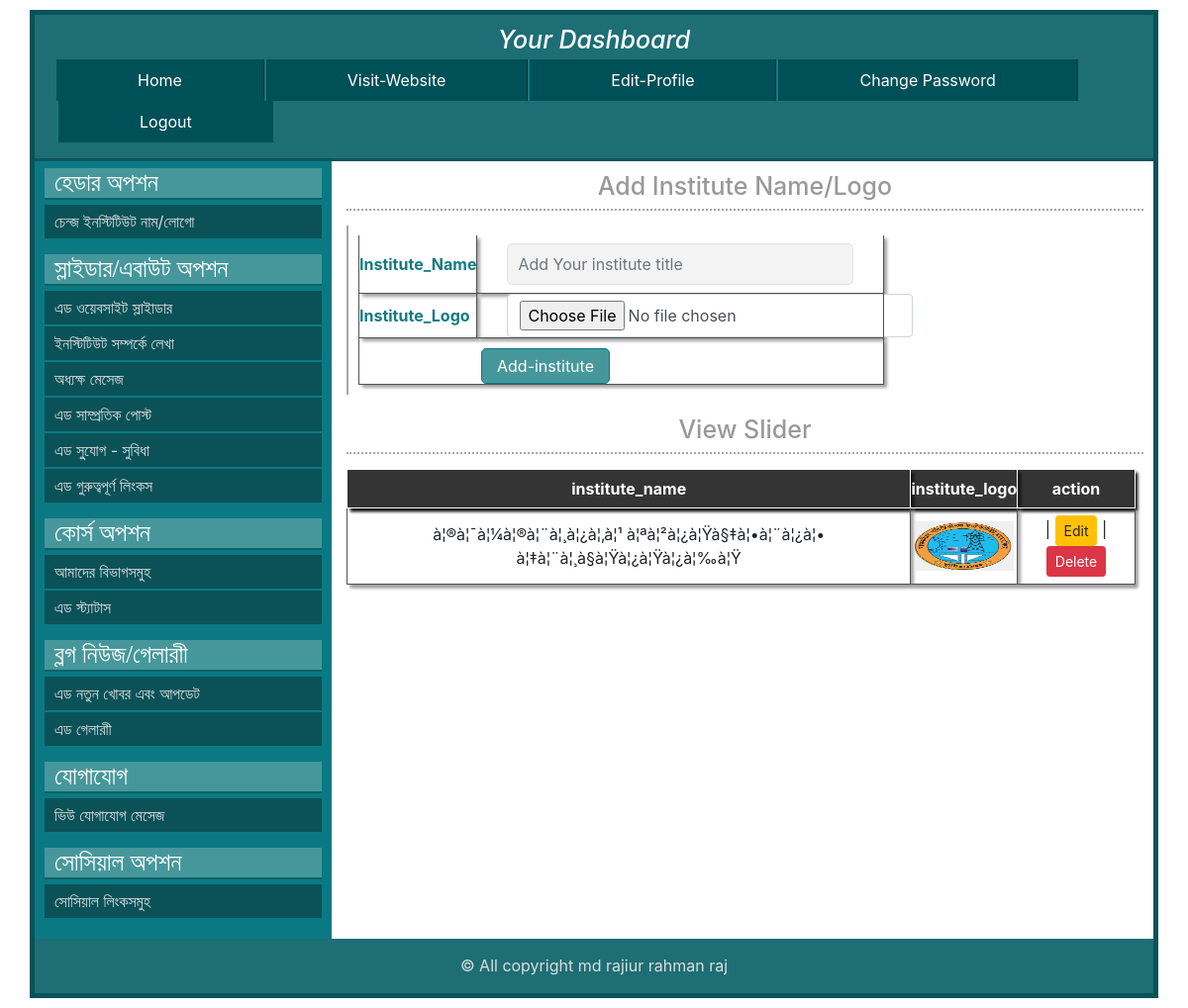
Page /backend/header.php on the committed database.
### tables this page shows
CREATE TABLE `institute` (
  `id` int(11) NOT NULL,
  `institute_name` varchar(100) NOT NULL,
  `institute_logo` varchar(100) NOT NULL DEFAULT 'default_institute_logo.jpg'
);

### backend/header.php (the view, shortened to what this page needs)
<?php  include 'dashboad_location/dashboard_header.php';
       include 'database/database.php';
?>
                <div class="content_right clear">
                    <div class="content">
                        <h2> Add Institute Name/Logo </h2>
                        <form action="institute_post.php" method="post" enctype="multipart/form-data">
                            <table class="table">
                                <tr>
                                    <td class="user_info">  Institute_Name </td>
                                    <td> <input type="text" name="institute_name" placeholder="Add Your institute title"  class="form-control">
                                     </td>
                                </tr>
                                    <td class="user_info">  Institute_Logo </td>
                                     <td> <input type="file" name="institute_Logo" class="form-control"  style="margin-left:30px;">
                                     </td>
                                <tr>
                                    <td colspan="2"> <input type="submit" value="Add-institute">
                                     </td>
                                </tr>
                            </table>
                        </form>
                         <h2>View Slider</h2>
                        <table class='update_table'>
                            <tr class="u_head">
                                <th>institute_name</th>
                                <th>institute_logo</th>
                                <th>action</th>
                            </tr>
                            <?php
                                $select_all = "SELECT * FROM  institute";
                                $select_query = mysqli_query($db, $select_all);
                                foreach($select_query as $value) {
                                   ?>
                                <tr>
                                    <td><?= $value['institute_name']; ?></td>
                                    <td>
                                         <img src="uploads/institute_logo/<?= $value['institute_logo']; ?>" width="100" height='50px'>
                                    </td>
                                    <td>
                                        | <a href="institute_edit.php?institute_id=<?php echo $value['id']; ?> & institute_img_name=<?php echo $value['institute_logo']; ?>"  class="btn btn-warning btn-sm">Edit</a>
                                         | <a href="institute_delete.php?institute_id=<?php echo $value['id']; ?> & institute_img_name=<?php echo $value['institute_logo']; ?>"  class="btn btn-danger btn-sm" onclick='return confirm(" are you sure delete data [ <?php echo $value['slider_img']; ?> ] ")'>Delete</a>
                                    </td>
                                </tr>
                                <?php
                                }
                             ?>
                        </table>
                    </div>
                </div>
             <?php include 'dashboad_location/dashboard_footer.php'; ?>

### backend/css/main.css (style rules this page uses)
html { color: #222; font-size: 1em; line-height: 1.4; }
audio, canvas, iframe, img, svg, video { vertical-align: middle; }
* { margin:0; padding:0; outline:0; }
.clear { overflow:hidden; }
.content_right { background:#fff; }
.content h2 { text-align: center; color: #999; border-bottom: 2px dotted #aaa5a5; margin-bottom: 15px; padding-bottom: 8px; margin-top: 10px; margin-left: 15px; margin-right: 10px; }
.table { border: 1px solid #bcbcbc; margin-left: 15px; margin-bottom: 20px; padding: 10px 0px; display: block; margin-right: 10px; background:#fff; }
.user_info { margin-left: 41px; padding-left: 15px; color: #147a83; font-weight: bold; font-size: 16px; }
input[type="text"], input[type="email"], input[type="password"] { width: 350px; padding: 8px 10px; margin: 8px 30px; border-radius: 5px; background: #f4f3f3; border: 1px solid #e1e1e1; color: #959595; }
input[type="submit"] { margin-left: 185px; background: #46979B; padding: 5px 15px; border: 1px solid #0a7b87; color: white; border-radius: 5px; margin-top: 5px; }

### backend/dashboad_location/dashboard_header.php (style rules this page uses)
.update_table { margin: 15px 15px; border: 1px solid #5a5a5a; width: 96%; text-align: center; }
.u_head { background: #353434; color: white; }
.update_table tr, th { padding: 7px 0px; border: 1px solid white; box-shadow: 3px 3px 3px 0px #0f0f10; }
.update_table tr, td { padding: 7px 0px; border: 1px solid #515151; box-shadow: 3px 3px 3px 0px #a4a4a4; }
.content h2 { font-size:25px; }
.table td, .table th { padding:0px; vertical-align:middle; border-top: 0px solid #dee2e6; }
.table { border:none; border-left: 2px solid #a9a4a4; padding:10px; }
table { margin: 0 auto; }
input[type="text"], input[type="email"], input[type="password"],input[type="date"],input[type="number"] { width: 350px; padding: 8px 10px; margin: 8px 30px; border-radius: 5px; background: #f4f3f3; border: 1px solid #e1e1e1; color: #959595; }
input[type="submit"] { margin-left: 123px; background: #46979B; padding: 7px 15px; border: 1px solid #0a7b87; color: white; border-radius: 5px; margin-top: 10px; }

### rows in the picture
institute: institute_name "à¦®à¦¯à¦¼à¦®à¦¨à¦¸à¦¿à¦‚à¦¹ à¦ªà¦²à¦¿à¦Ÿà§‡à¦•à¦¨à¦¿à¦• à¦‡à¦¨à¦¸à§à¦Ÿà¦¿à¦Ÿà¦¿à¦‰à¦Ÿ", institute_logo (picture)
